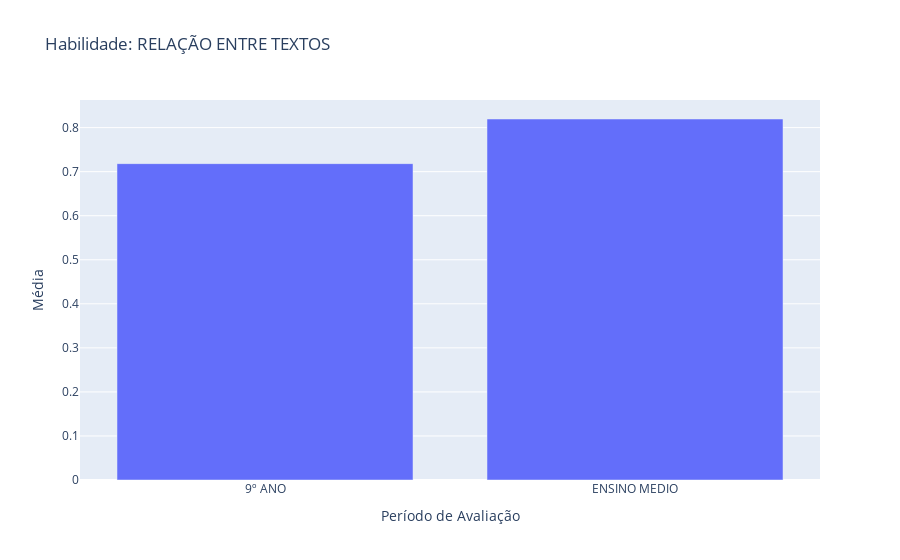

Source (notebook cell):
### Code cell
## relacao_textos


df_fund = df_2014_lp.groupby(['dc_etapa_aplicacao_turma'])[relacao_textos].mean().reset_index()
#col_list = df_fund.columns.tolist()[1:]

df_fund['mean'] = df_fund.mean(axis=1)
df_fund['dc_etapa_aplicacao_turma'] = df_fund['dc_etapa_aplicacao_turma'].replace(['ENSINO M?DIO - 3? S?RIE'], 'ENSINO MEDIO')


# Habilidade de Leitura

x2014_relacao_textos = df_fund['dc_etapa_aplicacao_turma']
y2014_relacao_textos = df_fund['mean']


fig = go.Figure(data=[
    go.Bar(name='9º ANO', x=x2014_relacao_textos, y=y2014_relacao_textos),
    #go.Bar(name='ENSINO M?DIO - 3? S?RIE', x=df_2014_lp, y=[12, 18, 29]) name='9º ANO',
])
# Change the bar mode
fig.update_layout(barmode='group')

fig.update_layout(
    title="Habilidade: RELAÇÃO ENTRE TEXTOS",
    xaxis_title="Período de Avaliação",
    yaxis_title="Média",
    #legend_title="Legend Title",
    
    )

fig.show()
#pyo.plot(fig, filename='descritor_relacao_textos.html', auto_open=True)

### Figure 1 — Plotly figure (JSON) as saved in the notebook; plotly's stock layout.template omitted (floating-point values rounded to 4 significant figures)
{"data": [{"name": "9º ANO", "type": "bar", "x": ["9º ANO", "ENSINO MEDIO"], "y": [0.7182, 0.8196]}], "layout": {"autosize": true, "barmode": "group", "title": {"text": "Habilidade: RELAÇÃO ENTRE TEXTOS"}, "xaxis": {"autorange": true, "range": [-0.5, 1.5], "title": {"text": "Período de Avaliação"}, "type": "category"}, "yaxis": {"autorange": true, "range": [0, 0.8627], "title": {"text": "Média"}, "type": "linear"}}}
